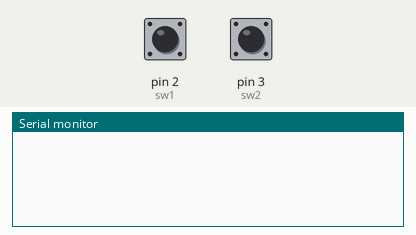
The sketch below on a simulated Arduino Uno, built with avr-gcc and run on an emulated ATmega328P. Shown: the last lines printed to the serial monitor. Inputs (shaded band) come from the test bench; at power-on: pin 2 (sw1) HIGH, pin 3 (sw2) HIGH.

Above: at 1.2 s.
1.3 s: pin 2 (sw1) pulled LOW for 0.15 s
At 2.4 s:
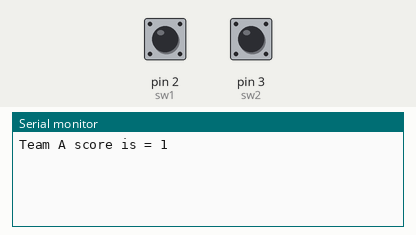
2.9 s: pin 3 (sw2) pulled LOW for 0.15 s
At 3.6 s:
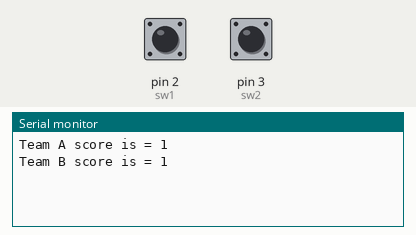
4.5 s: pin 2 (sw1) pulled LOW for 1 s
At 4.8 s:
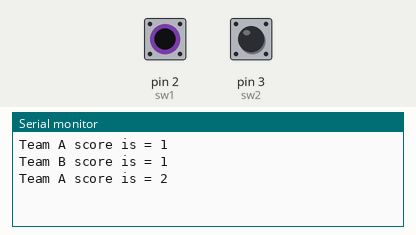
7.0 s: pin 3 (sw2) pulled LOW for 1 s
At 7.9 s:
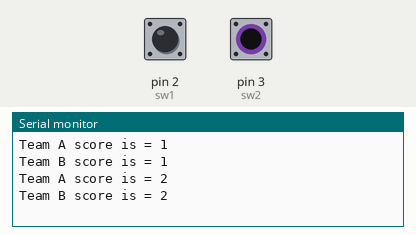

Measured:
- after the input at 1.3 s, the serial monitor: prints a new line at once (image 1)
- after the input at 2.9 s, the serial monitor: prints a new line at once (image 2)
- after the input at 4.5 s, the serial monitor: prints a new line at once (image 3)
- after the input at 7.0 s, the serial monitor: prints a new line at once (image 4)

The sketch:

sketch_feb3b.ino
```cpp
int sw1 = 2;
int sw2 = 3;
int ScoreA = 0;
int ScoreB = 0;
void setup()
{
 Serial.begin(9600);
 pinMode(sw1,INPUT);
 pinMode(sw2,INPUT);

}
void loop()
{
  if(digitalRead(sw1)==LOW)
  {
    ScoreA++;
    Serial.print("Team A score is = ");
    Serial.println(ScoreA);
    delay(1000);
  }
  if(digitalRead(sw2)==LOW)
  {
    ScoreB++;
    Serial.print("Team B score is = ");
    Serial.println(ScoreB);
    delay(1000);
  }
}
```
